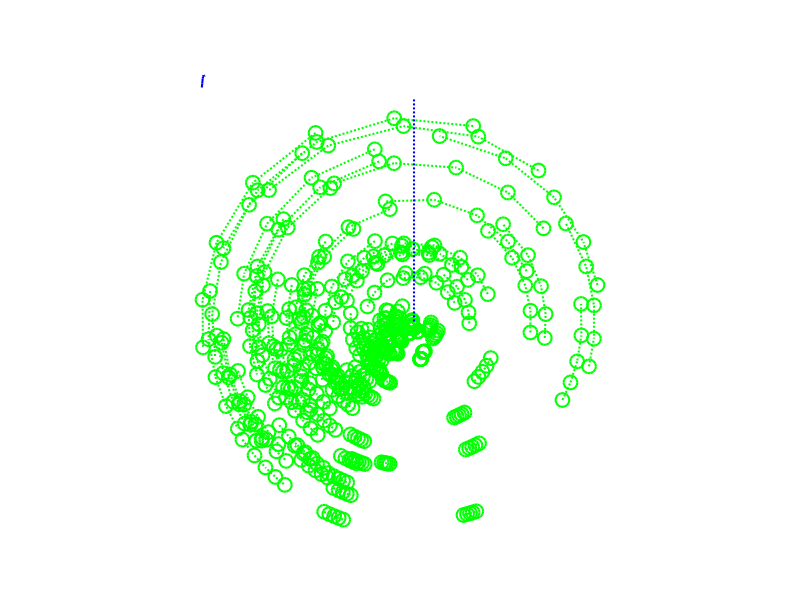

MATLAB code to generate this figure: (Note: this script raises an error after producing the figure.)
% Sync Theta Model - Version 4
% Code written by Greg, commented by Dan
% 
% System of linked theta neurons, with two populations of different
% intrinsic frequency
%
% Function is
% d theta/ d time = 1 - cos(theta) + [1 + cos(theta)] * I 
% hint: positive I is instrinicly rhymic

clc
clear all
close all

set(0,'defaultaxesfontsize',20);
set(0,'defaulttextfontsize',20);
set(0,'defaultlinelinewidth',1.5);
set(0,'defaultlinemarkersize',10);


n1 = 100;   % number of neurons in the first population
n2 = 0;     % number of neurons in the second population
dt = 0.2;   % time step
tnum = 2e3/2; % the nummber of time steps
iu1 = 0.01;  % mean I parameter for first population
isig1 = 0.001;  % std of I parameter for first population
iu2 = 2.0;  % mean I parameter for second population
isig2=0.0;    % std of I parameter for second population
prob = 0.9; % E-R graph, prob is prob of connection.
D=0.1;      % Strength of networkness
tauavg=1;   % Relaxation of network excitement



n=n1+n2;    % total pop number
pmin = -pi; % domain min
pmax = pi;  % domain max
t=dt*(1:tnum); % sneaky way to make the time array, with correct t steps
phase = pmin:0.01:pmax; 
theta = zeros(tnum,n); % initialize the ODE out put (theta array)
spikes = NaN*ones(tnum,1); spikes(1)=0; % initialize the spike array
rplot = NaN*ones(tnum,1); rplot(1)=0;   % initialize the raster plot?
I = [ iu1+isig1*randn(1,n1) iu2+isig1*randn(1,n2) ];  % initialize I vector
                                                      % recall, it should 
                                                      % be length of n1+n2
delta = D/n; % strength of connections (total excitability of network 
             % divided by the number of connections)
A=(rand(n,n)<prob); % creates connectivity matrix, damn that's savy

% makes sure no neuron is connected to itself. Again, quite savy
for m=1:n, A(m,m)=0; end

% set intialize values for theta, it appears they can start outside -pi to 
% pi. I will fix that.
%%%%%%%%%%%%%%%%%%%%%%%%%%%%%%%%%%%%%%%%%%%%%%%%%%%%%%%%%%%%%%%%%%%%%%%%%%%
% Old Greg stuff:
%theta(1,:) = (pmax+pmin)/2+(pmax-pmin)*randn(1,n);
%theta(1,:) = 0.1*randn(1,n);
% new Dan stuff:
theta(1,:) = pmin + (pmax-pmin).*rand(1,n);
%%%%%%%%%%%%%%%%%%%%%%%%%%%%%%%%%%%%%%%%%%%%%%%%%%%%%%%%%%%%%%%%%%%%%%%%%%%

% set name for gif output
basename = [ 'fig ' datestr(now) ];
% set name
filename = [ basename '.gif' ];
% important again for gif making, need to know if we are on first gif image
firstframe = 1;

% Begin simulation loop
for j = 1:tnum-1
    
    % This is the ODE
    theta(j+1,:) = theta(j,:)+dt*(1-cos(theta(j,:))+(1+cos(theta(j,:))).*I );
    % 
    e=1; ss=0;
    while any(e)
    % check if any neuron is above pi ( should be pmax )
    e = (theta(j+1,:)>pi); a=find(e);
    % reset that neuron back 2pi
    theta(j+1,a)=theta(j+1,a)-2*pi;
    % calculate the number of pulses the neuron receives
    s=e*A;
    % Add the pulse
    % % % % % % % % % % % % % % % % % % % % % % % % % % % % % % % % 
    % EDITS, Greg was adding delta*s*the phse response curve
    % I will chage it to only add delta*s
    % Greg's version:
    theta(j+1,:) = theta(j+1,:)+delta*s.*(1+cos(theta(j+1,:)));
    % Dan's version (new):
    %theta(j+1,:) = theta(j+1,:)+delta*s;
    % % % % % % % % % % % % % % % % % % % % % % % % % % % % % % % % 
    ss = ss+sum(s);
    end

    spikes(j+1) = spikes(j)+dt*(ss/n-spikes(j)/tauavg);
    rplot(j+1) = 1/n*sum(exp(i*theta(j+1,:)));
    
    nplot=5;
    if j-nplot>1
        hold off
        %plot(exp(i*phase),'k-'); hold on;
        %plot(1.4*exp(i*phase),'k-'); hold on;
        plot(exp(-i*pi/2)*exp(i*theta(j-nplot+2:j+1,1:n1)).*(ones(nplot,1)*(1:n1))/n1,'go:'); hold on;
        plot(exp(-i*pi/2)*exp(i*theta(j-nplot+2:j+1,n1+1:end)).*(ones(nplot,1)*(1:n2))/n2,'ro:');
        plot([0 0],[0 1.05],'b:');
        %plot(rplot(j-nplot:j+1),'ro')
        
        %title(['t = ' num2str(floor(dt*j)) ])
        
        axis equal
        axis([ -1 1 -1 1.3 ])
        axis off
        box off
        plot(-1+2*t/t(end),1.1+spikes/40,'b'); 
        
         
        %title([ 'n=' num2str(n1) '&' num2str(n2) ',p=' num2str(prob) ', i=' num2str(iu1) '&' num2str(iu2) ', D=' num2str(D) ', \tau=' num2str(tauavg)])
   
        drawnow
        
        if 1
        frame = getframe(1);
        im = frame2im(frame);
        [imind,cm] = rgb2ind(im,256);
        if firstframe == 1;
            imwrite(imind,cm,filename,'gif','Loopcount',inf,'DelayTime',0);
            firstframe = 0;
        else
            imwrite(imind,cm,filename,'gif','WriteMode','append','DelayTime',0);
        end
        end
    end
end

print([ basename '.pdf'],'-dpdf')

% fid = fopen(['figdata.dat'],'w');
% for k=1:length(t)
%     shift=100;
%     if t(k)>=shift
%     fprintf(fid,'%6.4f  ',[t(k) theta(k,:) w(k,:)]);
%     fprintf(fid,'\n');
%     end
% end
% fclose(fid);


